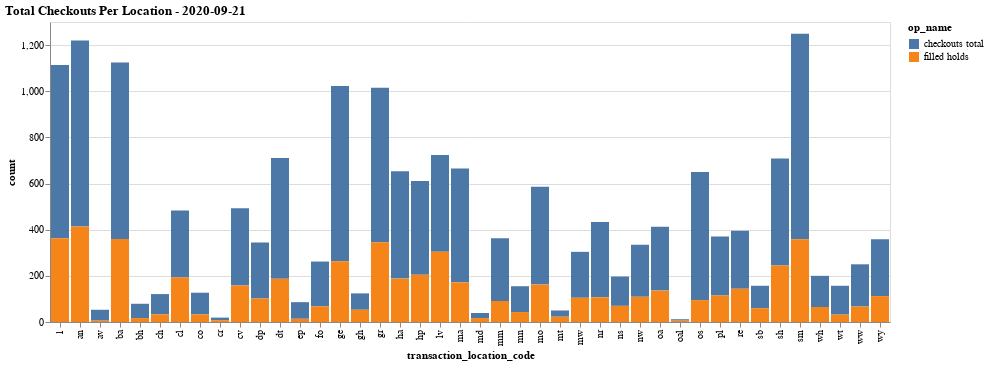

The cell this chart's notebook holds for it:
### Code cell
# first set the transaction date to a datetime that pandas / altair can use in the chart display (hover-over)
df['transaction_date'] = pd.to_datetime(df['transaction_date'])

# filter the dataframe
# source = df[df['op_name'] == 'checkouts total']
source = df

alt.Chart(source).mark_bar().encode(
    
    x=alt.X('transaction_location_code'),
    y=alt.Y('count', ),
    color='op_name',
    tooltip=['transaction_date', 'transaction_location_code', 'op_name', 'count']
).properties(
    title='Total Checkouts Per Location - {}'.format(search_date)
).configure_title(
    # fontSize=20,
    anchor='start',
)

### Figure 1 — Vega-Lite specification as saved in the notebook (floating-point values rounded to 4 significant figures)
{"config": {"view": {"continuousWidth": 400, "continuousHeight": 300}, "title": {"anchor": "start"}}, "data": {"name": "data-8df0edf8f1d628b9120410e203fa3221"}, "mark": "bar", "encoding": {"color": {"type": "nominal", "field": "op_name"}, "tooltip": [{"type": "temporal", "field": "transaction_date"}, {"type": "nominal", "field": "transaction_location_code"}, {"type": "nominal", "field": "op_name"}, {"type": "quantitative", "field": "count"}], "x": {"type": "nominal", "field": "transaction_location_code"}, "y": {"type": "quantitative", "field": "count"}}, "title": "Total Checkouts Per Location - 2020-09-21", "$schema": "https://vega.github.io/schema/vega-lite/v4.8.1.json", "datasets": {"data-8df0edf8f1d628b9120410e203fa3221": [{"op_name": "checkouts total", "transaction_location_code": "1", "transaction_date": "2020-09-21T00:00:00", "count": 751}, {"op_name": "checkouts total", "transaction_location_code": "an", "transaction_date": "2020-09-21T00:00:00", "count": 806}, {"op_name": "checkouts total", "transaction_location_code": "av", "transaction_date": "2020-09-21T00:00:00", "count": 47}, {"op_name": "checkouts total", "transaction_location_code": "ba", "transaction_date": "2020-09-21T00:00:00", "count": 764}, {"op_name": "checkouts total", "transaction_location_code": "bh", "transaction_date": "2020-09-21T00:00:00", "count": 62}, {"op_name": "checkouts total", "transaction_location_code": "ch", "transaction_date": "2020-09-21T00:00:00", "count": 88}, {"op_name": "checkouts total", "transaction_location_code": "cl", "transaction_date": "2020-09-21T00:00:00", "count": 290}, {"op_name": "checkouts total", "transaction_location_code": "co", "transaction_date": "2020-09-21T00:00:00", "count": 94}, {"op_name": "checkouts total", "transaction_location_code": "cr", "transaction_date": "2020-09-21T00:00:00", "count": 11}, {"op_name": "checkouts total", "transaction_location_code": "cv", "transaction_date": "2020-09-21T00:00:00", "count": 335}, {"op_name": "checkouts total", "transaction_location_code": "dp", "transaction_date": "2020-09-21T00:00:00", "count": 242}, {"op_name": "checkouts total", "transaction_location_code": "dt", "transaction_date": "2020-09-21T00:00:00", "count": 524}, {"op_name": "checkouts total", "transaction_location_code": "ep", "transaction_date": "2020-09-21T00:00:00", "count": 72}, {"op_name": "checkouts total", "transaction_location_code": "fo", "transaction_date": "2020-09-21T00:00:00", "count": 194}, {"op_name": "checkouts total", "transaction_location_code": "ge", "transaction_date": "2020-09-21T00:00:00", "count": 760}, {"op_name": "checkouts total", "transaction_location_code": "gh", "transaction_date": "2020-09-21T00:00:00", "count": 71}, {"op_name": "checkouts total", "transaction_location_code": "gr", "transaction_date": "2020-09-21T00:00:00", "count": 669}, {"op_name": "checkouts total", "transaction_location_code": "ha", "transaction_date": "2020-09-21T00:00:00", "count": 465}, {"op_name": "checkouts total", "transaction_location_code": "hp", "transaction_date": "2020-09-21T00:00:00", "count": 406}, {"op_name": "checkouts total", "transaction_location_code": "lv", "transaction_date": "2020-09-21T00:00:00", "count": 420}, {"op_name": "checkouts total", "transaction_location_code": "ma", "transaction_date": "2020-09-21T00:00:00", "count": 493}, {"op_name": "checkouts total", "transaction_location_code": "md", "transaction_date": "2020-09-21T00:00:00", "count": 22}, {"op_name": "checkouts total", "transaction_location_code": "mm", "transaction_date": "2020-09-21T00:00:00", "count": 272}, {"op_name": "checkouts total", "transaction_location_code": "mn", "transaction_date": "2020-09-21T00:00:00", "count": 112}, {"op_name": "checkouts total", "transaction_location_code": "mo", "transaction_date": "2020-09-21T00:00:00", "count": 424}, {"op_name": "checkouts total", "transaction_location_code": "mt", "transaction_date": "2020-09-21T00:00:00", "count": 27}, {"op_name": "checkouts total", "transaction_location_code": "mw", "transaction_date": "2020-09-21T00:00:00", "count": 199}, {"op_name": "checkouts total", "transaction_location_code": "nr", "transaction_date": "2020-09-21T00:00:00", "count": 326}, {"op_name": "checkouts total", "transaction_location_code": "ns", "transaction_date": "2020-09-21T00:00:00", "count": 127}, {"op_name": "checkouts total", "transaction_location_code": "nw", "transaction_date": "2020-09-21T00:00:00", "count": 226}, {"op_name": "checkouts total", "transaction_location_code": "oa", "transaction_date": "2020-09-21T00:00:00", "count": 277}, {"op_name": "checkouts total", "transaction_location_code": "oal", "transaction_date": "2020-09-21T00:00:00", "count": 6}, {"op_name": "checkouts total", "transaction_location_code": "os", "transaction_date": "2020-09-21T00:00:00", "count": 555}, {"op_name": "checkouts total", "transaction_location_code": "pl", "transaction_date": "2020-09-21T00:00:00", "count": 256}, {"op_name": "checkouts total", "transaction_location_code": "re", "transaction_date": "2020-09-21T00:00:00", "count": 251}, {"op_name": "checkouts total", "transaction_location_code": "sb", "transaction_date": "2020-09-21T00:00:00", "count": 97}, {"op_name": "checkouts total", "transaction_location_code": "sh", "transaction_date": "2020-09-21T00:00:00", "count": 464}, {"op_name": "checkouts total", "transaction_location_code": "sm", "transaction_date": "2020-09-21T00:00:00", "count": 890}, {"op_name": "checkouts total", "transaction_location_code": "wh", "transaction_date": "2020-09-21T00:00:00", "count": 135}, {"op_name": "checkouts total", "transaction_location_code": "wt", "transaction_date": "2020-09-21T00:00:00", "count": 125}, {"op_name": "checkouts total", "transaction_location_code": "ww", "transaction_date": "2020-09-21T00:00:00", "count": 183}, {"op_name": "checkouts total", "transaction_location_code": "wy", "transaction_date": "2020-09-21T00:00:00", "count": 247}, {"op_name": "filled holds", "transaction_location_code": "1", "transaction_date": "2020-09-21T00:00:00", "count": 363}, {"op_name": "filled holds", "transaction_location_code": "an", "transaction_date": "2020-09-21T00:00:00", "count": 414}, {"op_name": "filled holds", "transaction_location_code": "av", "transaction_date": "2020-09-21T00:00:00", "count": 6}, {"op_name": "filled holds", "transaction_location_code": "ba", "transaction_date": "2020-09-21T00:00:00", "count": 360}, {"op_name": "filled holds", "transaction_location_code": "bh", "transaction_date": "2020-09-21T00:00:00", "count": 17}, {"op_name": "filled holds", "transaction_location_code": "ch", "transaction_date": "2020-09-21T00:00:00", "count": 33}, {"op_name": "filled holds", "transaction_location_code": "cl", "transaction_date": "2020-09-21T00:00:00", "count": 193}, {"op_name": "filled holds", "transaction_location_code": "co", "transaction_date": "2020-09-21T00:00:00", "count": 33}, {"op_name": "filled holds", "transaction_location_code": "cr", "transaction_date": "2020-09-21T00:00:00", "count": 8}, {"op_name": "filled holds", "transaction_location_code": "cv", "transaction_date": "2020-09-21T00:00:00", "count": 158}, {"op_name": "filled holds", "transaction_location_code": "dp", "transaction_date": "2020-09-21T00:00:00", "count": 102}, {"op_name": "filled holds", "transaction_location_code": "dt", "transaction_date": "2020-09-21T00:00:00", "count": 187}, {"op_name": "filled holds", "transaction_location_code": "ep", "transaction_date": "2020-09-21T00:00:00", "count": 14}, {"op_name": "filled holds", "transaction_location_code": "fo", "transaction_date": "2020-09-21T00:00:00", "count": 68}, {"op_name": "filled holds", "transaction_location_code": "ge", "transaction_date": "2020-09-21T00:00:00", "count": 263}, {"op_name": "filled holds", "transaction_location_code": "gh", "transaction_date": "2020-09-21T00:00:00", "count": 53}, {"op_name": "filled holds", "transaction_location_code": "gr", "transaction_date": "2020-09-21T00:00:00", "count": 346}, {"op_name": "filled holds", "transaction_location_code": "ha", "transaction_date": "2020-09-21T00:00:00", "count": 188}, {"op_name": "filled holds", "transaction_location_code": "hp", "transaction_date": "2020-09-21T00:00:00", "count": 205}, {"op_name": "filled holds", "transaction_location_code": "lv", "transaction_date": "2020-09-21T00:00:00", "count": 304}, {"op_name": "filled holds", "transaction_location_code": "ma", "transaction_date": "2020-09-21T00:00:00", "count": 172}, {"op_name": "filled holds", "transaction_location_code": "md", "transaction_date": "2020-09-21T00:00:00", "count": 17}, {"op_name": "filled holds", "transaction_location_code": "mm", "transaction_date": "2020-09-21T00:00:00", "count": 91}, {"op_name": "filled holds", "transaction_location_code": "mn", "transaction_date": "2020-09-21T00:00:00", "count": 43}, {"op_name": "filled holds", "transaction_location_code": "mo", "transaction_date": "2020-09-21T00:00:00", "count": 162}, {"op_name": "filled holds", "transaction_location_code": "mt", "transaction_date": "2020-09-21T00:00:00", "count": 23}, {"op_name": "filled holds", "transaction_location_code": "mw", "transaction_date": "2020-09-21T00:00:00", "count": 105}, {"op_name": "filled holds", "transaction_location_code": "nr", "transaction_date": "2020-09-21T00:00:00", "count": 107}, {"op_name": "filled holds", "transaction_location_code": "ns", "transaction_date": "2020-09-21T00:00:00", "count": 70}, {"op_name": "filled holds", "transaction_location_code": "nw", "transaction_date": "2020-09-21T00:00:00", "count": 109}, {"op_name": "filled holds", "transaction_location_code": "oa", "transaction_date": "2020-09-21T00:00:00", "count": 136}, {"op_name": "filled holds", "transaction_location_code": "oal", "transaction_date": "2020-09-21T00:00:00", "count": 6}, {"op_name": "filled holds", "transaction_location_code": "os", "transaction_date": "2020-09-21T00:00:00", "count": 95}, {"op_name": "filled holds", "transaction_location_code": "pl", "transaction_date": "2020-09-21T00:00:00", "count": 115}, {"op_name": "filled holds", "transaction_location_code": "re", "transaction_date": "2020-09-21T00:00:00", "count": 144}, {"op_name": "filled holds", "transaction_location_code": "sb", "transaction_date": "2020-09-21T00:00:00", "count": 60}, {"op_name": "filled holds", "transaction_location_code": "sh", "transaction_date": "2020-09-21T00:00:00", "count": 245}, {"op_name": "filled holds", "transaction_location_code": "sm", "transaction_date": "2020-09-21T00:00:00", "count": 359}, {"op_name": "filled holds", "transaction_location_code": "wh", "transaction_date": "2020-09-21T00:00:00", "count": 65}, {"op_name": "filled holds", "transaction_location_code": "wt", "transaction_date": "2020-09-21T00:00:00", "count": 32}, {"op_name": "filled holds", "transaction_location_code": "ww", "transaction_date": "2020-09-21T00:00:00", "count": 67}, {"op_name": "filled holds", "transaction_location_code": "wy", "transaction_date": "2020-09-21T00:00:00", "count": 112}]}}
